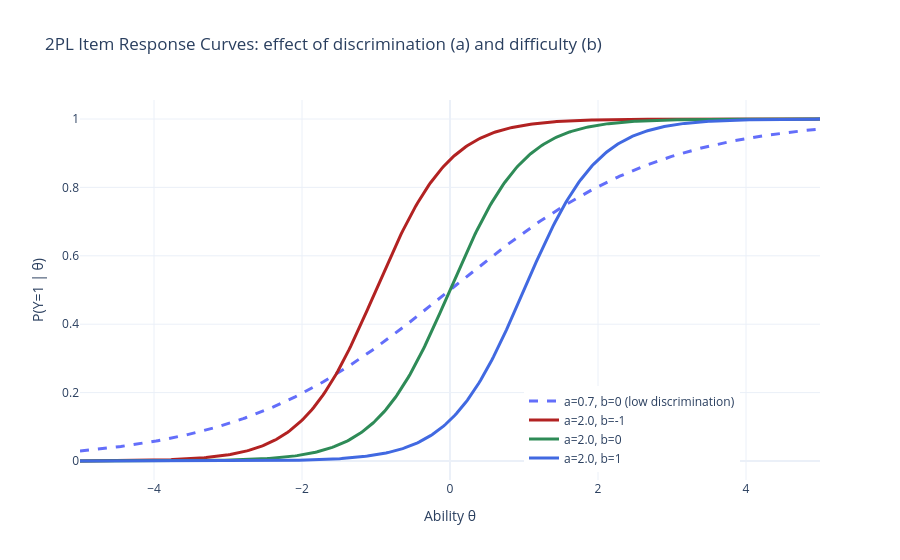

Notebook source saved alongside this figure:
### Markdown cell above
---
# Q1 — Bayesian Estimation of Ability from Item Responses (2PL IRT)

## Task 1 — Visualizing the Mechanics

The item response function is
$$p_i(\theta)=\frac{1}{1+e^{-a_i(\theta-b_i)}}.$$

Below we plot two distinct discrimination values $a\in\{0.7,\,2.0\}$. The steeper value $a=2.0$ is paired with three difficulty values $b\in\{-1,0,1\}$, while $a=0.7$ is shown at a single reference difficulty $b=0$.

### Code cell
theta = np.linspace(-5, 5, 400)

def p_2pl(theta, a, b):
    return 1.0 / (1.0 + np.exp(-a * (theta - b)))

fig = go.Figure()
fig.add_trace(go.Scatter(x=theta, y=p_2pl(theta, 0.7, 0.0),
                          name="a=0.7, b=0 (low discrimination)",
                          line=dict(width=3, dash="dash")))
for b_val, color in zip([-1, 0, 1], ["firebrick", "seagreen", "royalblue"]):
    fig.add_trace(go.Scatter(x=theta, y=p_2pl(theta, 2.0, b_val),
                              name=f"a=2.0, b={b_val}",
                              line=dict(width=3, color=color)))

fig.update_layout(title="2PL Item Response Curves: effect of discrimination (a) and difficulty (b)",
                   xaxis_title="Ability θ", yaxis_title="P(Y=1 | θ)",
                   template="plotly_white", legend=dict(y=0.02, x=0.6))
fig.show()

### Figure 1 — Plotly figure (JSON) as saved in the notebook; plotly's stock layout.template omitted (floating-point values rounded to 4 significant figures; data arrays with more than 128 entries replaced by an {"elided": "..."} marker saying what was removed)
{"data": [{"line": {"dash": "dash", "width": 3}, "name": "a=0.7, b=0 (low discrimination)", "type": "scatter", "x": {"elided": "400 float values"}, "y": {"elided": "400 float values"}}, {"line": {"color": "firebrick", "width": 3}, "name": "a=2.0, b=-1", "type": "scatter", "x": {"elided": "400 float values"}, "y": {"elided": "400 float values"}}, {"line": {"color": "seagreen", "width": 3}, "name": "a=2.0, b=0", "type": "scatter", "x": {"elided": "400 float values"}, "y": {"elided": "400 float values"}}, {"line": {"color": "royalblue", "width": 3}, "name": "a=2.0, b=1", "type": "scatter", "x": {"elided": "400 float values"}, "y": {"elided": "400 float values"}}], "layout": {"legend": {"x": 0.6, "y": 0.02}, "title": {"text": "2PL Item Response Curves: effect of discrimination (a) and difficulty (b)"}, "xaxis": {"title": {"text": "Ability θ"}}, "yaxis": {"title": {"text": "P(Y=1 | θ)"}}}}
